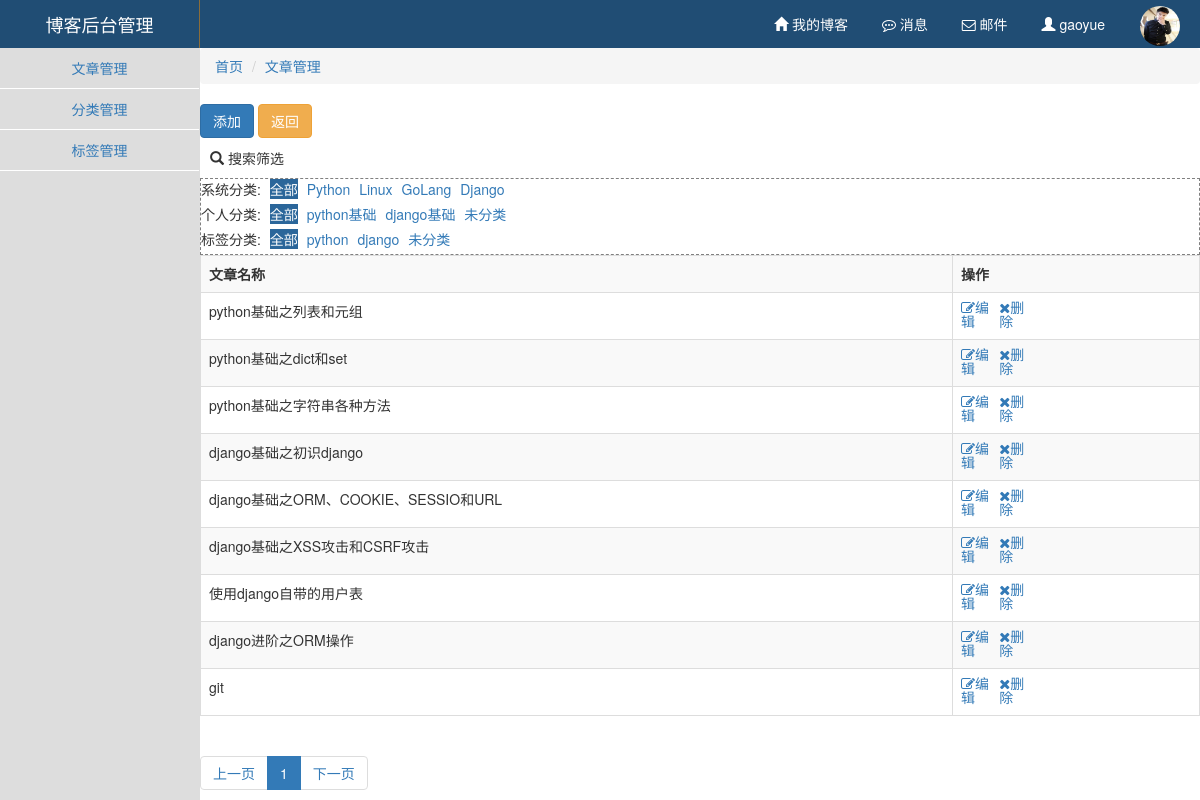
The app's page /manage/article/0-0-0.html/ (signed in) with its own data.
### app01/models.py (models this page shows)
class Blog(models.Model):
    nid = models.BigAutoField(primary_key=True)
    title = models.CharField(verbose_name='个人博客标题', max_length=64)
    site = models.CharField(verbose_name='个人博客前缀', max_length=32, unique=True)
    theme = models.CharField(verbose_name='博客主题', max_length=32, default="blog")
    user = models.OneToOneField(to='UserInfo', to_field='nid')

class UserInfo(models.Model):
    nid = models.BigAutoField(primary_key=True)
    username = models.CharField(verbose_name='用户名', max_length=32, unique=True)
    password = models.CharField(verbose_name='密码', max_length=64)
    nickname = models.CharField(verbose_name='昵称', max_length=32)
    email = models.EmailField(verbose_name='邮箱', unique=True)
    avatar = models.ImageField(verbose_name='头像', upload_to="static/image/", default="static/image/default.jpg")
    create_time = models.DateTimeField(verbose_name='创建时间', auto_now_add=True)
    fans = models.ManyToManyField(verbose_name='粉丝们',
                                  to='UserInfo',
                                  through='UserFans',
                                  related_name='f',
                                  through_fields=('user', 'follower'))

class Category(models.Model):
    nid = models.AutoField(primary_key=True)
    title = models.CharField(verbose_name='分类标题', max_length=32)
    blog = models.ForeignKey(verbose_name='所属博客', to='Blog', to_field='nid')

class Tag(models.Model):
    nid = models.AutoField(primary_key=True)
    title = models.CharField(verbose_name='标签名称', max_length=32)
    blog = models.ForeignKey(verbose_name='所属博客', to='Blog', to_field='nid')

class Article(models.Model):
    nid = models.BigAutoField(primary_key=True)
    title = models.CharField(verbose_name='文章标题', max_length=128)
    summary = models.CharField(verbose_name='文章简介', max_length=255)
    read_count = models.IntegerField(default=0)
    comment_count = models.IntegerField(default=0)
    up_count = models.IntegerField(default=0)
    down_count = models.IntegerField(default=0)
    create_time = models.DateTimeField(verbose_name='创建时间', auto_now_add=True)
    blog = models.ForeignKey(verbose_name='所属博客', to='Blog', to_field='nid')
    category = models.ForeignKey(verbose_name='文章个人类型', to='Category', to_field='nid', null=True)
    type_choices = [
        (1, "Python"),
        (2, "Linux"),
        (3, "GoLang"),
        (4, "Django"),
    ]
    article_type_id = models.IntegerField(verbose_name='文章类型', choices=type_choices, default=None)
    tags = models.ManyToManyField(
        to="Tag",
        through='Article2Tag',
        through_fields=('article', 'tag'),
    )

### background/views.py (the view)
# urls.py: url(r'^(?P<type>\w+)/$', views.classify),
def classify(request,type,*args,**kwargs):
    id = request.session.get("id")
    dic=views.manage_base(request,*args,**kwargs)
    if not dic:
        return redirect("/")
    if type=="category":
        obj=models.Category.objects.filter(blog__user__nid=id).all()
    elif type=="tag":
        obj=models.Tag.objects.filter(blog__user__nid=id).all()
    elif type=="article":
        condition = {}
        for k, v in kwargs.items():
            if v=='00':
                condition[k] = None
                continue
            kwargs[k] = int(v)
            if v != '0':
                condition[k] = v
        type_list = models.Article.type_choices
        category_list = models.Category.objects.filter(blog__user__nid=id)
        tag_list = models.Tag.objects.filter(blog__user__nid=id)
        condition['blog__user__nid'] = id
        obj = models.Article.objects.filter(**condition)
        dic["type_list"] = type_list
        dic["category_list"]=category_list
        dic["tag_list"]=tag_list
        dic["kwargs"]=kwargs
    else:
        return redirect("/")
    url = "background/"+type + ".html"
    page = request.GET.get("page")
    if page == None:
        page = 1
    count = obj.count()
    p = Pageinfo(page, count, 10, request.path_info)
    finall_obj = obj[p.start():p.stop()]
    pager = p.pager()
    dic["obj"]=finall_obj
    dic["pager"]=pager
    return render(request, url, dic)

### background/view/views.py (called while the page is built)
def manage_base(request,*args,**kwargs):
    id = request.session.get("id")
    username = request.session.get("name")
    user = models.Blog.objects.filter(user__nid=id).first()
    if not id or not username or not user:
        return None
    base_dict = {"user": user}
    return base_dict

### utils/paging.py (called while the page is built)
    def start(self):
        return (self.current_page - 1) * self.per_page

    def stop(self):
        return self.current_page * self.per_page

### templates/background/article.html
{% extends "background/manage.html" %}
{% block dmenus %}
    <li><a href="/manage/article/0-0-0.html">文章管理</a></li>
{% endblock %}
{% block count %}
    <div>
        <a href="/manage/article/add.html/" class="btn btn-primary">添加</a>
        <a href="/manage/index,html/" class="btn btn-warning">返回</a>
    </div>
    <div style="margin: 10px">
        <li class="glyphicon glyphicon-search"></li>
        <spqn>搜索筛选</spqn>
    </div>
    <div class="ifys">
        <div class="ify">
            <span>系统分类:</span>
            {% if kwargs.article_type_id == 0 %}
                <a class="active" href="/manage/article/0-{{ kwargs.category_id }}-{{ kwargs.tags__nid }}.html/">全部</a>
            {% else %}
                <a href="/manage/article/0-{{ kwargs.category_id }}-{{ kwargs.tags__nid }}.html/">全部</a>
            {% endif %}
            {% for i in type_list %}
                {% if kwargs.article_type_id == i.0 %}
                    <a class="active"
                       href="/manage/article/{{ i.0 }}-{{ kwargs.category_id }}-{{ kwargs.tags__nid }}.html/">{{ i.1 }}</a>
                {% else %}
                    <a href="/manage/article/{{ i.0 }}-{{ kwargs.category_id }}-{{ kwargs.tags__nid }}.html/">{{ i.1 }}</a>
                {% endif %}
            {% endfor %}
        </div>
        <div class="ify">
            <span>个人分类:</span>
            {% if kwargs.category_id == 0 %}
                <a class="active"
                   href="/manage/article/{{ kwargs.article_type_id }}-0-{{ kwargs.tags__nid }}.html/">全部</a>
            {% else %}
                <a href="/manage/article/{{ kwargs.article_type_id }}-0-{{ kwargs.tags__nid }}.html/">全部</a>
            {% endif %}
            {% for i in category_list %}
                {% if kwargs.category_id == i.nid %}
                    <a class="active"
                       href="/manage/article/{{ kwargs.article_type_id }}-{{ i.nid }}-{{ kwargs.tags__nid }}.html/">{{ i.title }}</a>
                {% else %}
                    <a href="/manage/article/{{ kwargs.article_type_id }}-{{ i.nid }}-{{ kwargs.tags__nid }}.html/">{{ i.title }}</a>
                {% endif %}
            {% endfor %}
            {% if kwargs.category_id == '00' %}
                <a class="active"
                   href="/manage/article/{{ kwargs.article_type_id }}-00-{{ kwargs.tags__nid }}.html/">未分类</a>
            {% else %}
                <a href="/manage/article/{{ kwargs.article_type_id }}-00-{{ kwargs.tags__nid }}.html/">未分类</a>
            {% endif %}
        </div>
        <div class="ify">
            <span>标签分类:</span>
            {% if kwargs.tags__nid == 0 %}
                <a class="active"
                   href="/manage/article/{{ kwargs.article_type_id }}-{{ kwargs.category_id }}-0.html/">全部</a>
            {% else %}
                <a href="/manage/article/{{ kwargs.article_type_id }}-{{ kwargs.category_id }}-0.html/">全部</a>
            {% endif %}
            {% for i in tag_list %}
                {% if kwargs.tags__nid == i.nid %}
                    <a class="active"
                       href="/manage/article/{{ kwargs.article_type_id }}-{{ kwargs.category_id }}-{{ i.nid }}.html/">{{ i.title }}</a>
                {% else %}
                    <a href="/manage/article/{{ kwargs.article_type_id }}-{{ kwargs.category_id }}-{{ i.nid }}.html/">{{ i.title }}</a>
                {% endif %}
            {% endfor %}
            {% if kwargs.tags__nid == '00' %}
                <a class="active" href="/manage/article/{{ kwargs.article_type_id }}-{{ kwargs.category_id }}-00.html/">未分类</a>
            {% else %}
                <a href="/manage/article/{{ kwargs.article_type_id }}-{{ kwargs.category_id }}-00.html/">未分类</a>
            {% endif %}
        </div>
    </div>
    <table class="table table-striped table-bordered table-hover">
        <tr>
            <th>文章名称</th>
            <th>操作</th>
        </tr>
        {% for i in obj %}
            <tr>
                <td>{{ i.title }}</td>
                <td>
                    <div class="oper">
                        <a href="/manage/article/edit.html/?nid={{ i.nid }}" class="fa fa-pencil-square-o">编辑</a>
                    </div>
                    <div class="oper">
                        <a href="" onclick="del({{ i.nid }},'article')" val="{{ i.nid }}" class="fa fa-times del">删除</a>
                    </div>
                </td>
            </tr>
        {% endfor %}
    </table>
{% endblock %}

### templates/background/layout.html (shortened to what this page needs)
<!DOCTYPE html>
<html lang="en">
<head>
    <link rel="stylesheet" href="/static/bootstrap-3.3.7-dist/css/bootstrap.css"/>
    <link rel="stylesheet" href="/static/font-awesome-4.7.0/css/font-awesome.css"/>
    <link rel="stylesheet" href="/static/css/manage.css"/>
</head>
<body>
<div class="pg-header">
    <div class="logo left">博客后台管理</div>
    <div class="avatar right" style="position: relative">
        {% block portrait %}
            <img style="width: 40px;height: 40px;" src="/{% block head %}static/image/default.jpg{% endblock %}">
        {% endblock %}
    </div>
    <div class="rmenus right">
        <a href="/{{ user.site }}/"><i class="glyphicon glyphicon-home" aria-hidden="true"></i> 我的博客</a>
        <a><i class="fa fa-commenting-o" aria-hidden="true"></i> 消息</a>
        <a><i class="fa fa-envelope-o" aria-hidden="true"></i> 邮件</a>
        <a><i class="glyphicon glyphicon-user" aria-hidden="true"></i> {{ request.session.name }}</a>
    </div>
</div>
<div class="pg-body">
    <div class="menus">
        <a href="/manage/article/0-0-0.html/">文章管理</a>
        <a href="/manage/category/">分类管理</a>
        <a href="/manage/tag/">标签管理</a>
    </div>
    <div class="content">
        <ol class="breadcrumb">
            <li><a href="/manage/index.html/">首页</a></li>
            {% block dmenus %}  {% endblock %}
        </ol>
        {% block count %}{% endblock %}
        <nav aria-label="Page navigation">
            <ul class="pagination">
                {{ pager|safe }}
            </ul>
        </nav>
    </div>
</div>
</body>
</html>

### static/css/manage.css (style rules this page uses)
body { margin: 0; }
.left { float: left; }
.right { float: right; }
.pg-header { height: 48px; min-width: 1190px; background-color: #204d74; line-height: 48px; }
.pg-header .logo { color: white; font-size: 18px; width: 200px; text-align: center; border-right: 1px solid #8a6d3b; }
.pg-header .rmenus a { display: inline-block; padding: 0 15px; color: white; }
.pg-header .avatar { padding: 0 20px; }
.pg-header .avatar img { border-radius: 50%; }
.menus { width: 200px; position: absolute; left: 0; bottom: 0; top: 48px; border-right: 1px solid #dddddd; background-color: #dddddd; text-align: center; }
.content { position: absolute; left: 200px; right: 0; top: 48px; bottom: 0; min-width: 990px; overflow: scroll; z-index: 99; }
.pg-body .menus a { display: block; padding: 10px 5px; border-bottom: 1px solid #ffffff; }
.active { background-color: #2b669a; color: white; }
.ifys { border: 1px dashed gray; }
.ify { margin-bottom: 5px; }
.ify a { margin-left: 5px; }
.oper { display: inline-block; width: 15%; }

### records on screen
Blog: user.avatar (picture)
Category: title "python基础"
Category: title "django基础"
Tag: title "python"
Tag: title "django"
Article: title "python基础之列表和元组"
Article: title "python基础之dict和set"
Article: title "python基础之字符串各种方法"
Article: title "django基础之初识django"
Article: title "django基础之ORM、COOKIE、SESSIO和URL"
Article: title "django基础之XSS攻击和CSRF攻击"
Article: title "使用django自带的用户表"
Article: title "django进阶之ORM操作"
Article: title "git"

### other values on screen
{{ request.session.name }} "gaoyue"
{{ i.1 }} "Python" "Linux" "GoLang" "Django"
{{ pager|safe }} "上一页 1 下一页"
